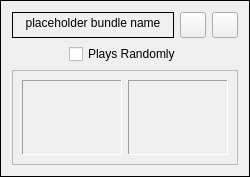
<?xml version="1.0" encoding="UTF-8"?>
<ui version="4.0">
 <class>RootBundleControlWidget</class>
 <widget class="QFrame" name="RootBundleControlWidget">
  <property name="enabled">
   <bool>true</bool>
  </property>
  <property name="geometry">
   <rect>
    <x>0</x>
    <y>0</y>
    <width>250</width>
    <height>177</height>
   </rect>
  </property>
  <property name="sizePolicy">
   <sizepolicy hsizetype="MinimumExpanding" vsizetype="Minimum">
    <horstretch>0</horstretch>
    <verstretch>0</verstretch>
   </sizepolicy>
  </property>
  <property name="contextMenuPolicy">
   <enum>Qt::ContextMenuPolicy::DefaultContextMenu</enum>
  </property>
  <property name="acceptDrops">
   <bool>false</bool>
  </property>
  <property name="windowTitle">
   <string>Form</string>
  </property>
  <property name="layoutDirection">
   <enum>Qt::LayoutDirection::LeftToRight</enum>
  </property>
  <property name="styleSheet">
   <string notr="true"/>
  </property>
  <property name="frameShape">
   <enum>QFrame::Shape::Box</enum>
  </property>
  <layout class="QVBoxLayout" name="verticalLayout_2">
   <item>
    <widget class="QWidget" name="nameAndTopButtons" native="true">
     <property name="sizePolicy">
      <sizepolicy hsizetype="MinimumExpanding" vsizetype="Minimum">
       <horstretch>0</horstretch>
       <verstretch>0</verstretch>
      </sizepolicy>
     </property>
     <layout class="QHBoxLayout" name="horizontalLayout">
      <property name="leftMargin">
       <number>0</number>
      </property>
      <property name="topMargin">
       <number>0</number>
      </property>
      <property name="rightMargin">
       <number>0</number>
      </property>
      <property name="bottomMargin">
       <number>0</number>
      </property>
      <item>
       <widget class="ClickableLabel" name="nameLabel">
        <property name="enabled">
         <bool>true</bool>
        </property>
        <property name="sizePolicy">
         <sizepolicy hsizetype="MinimumExpanding" vsizetype="Minimum">
          <horstretch>0</horstretch>
          <verstretch>0</verstretch>
         </sizepolicy>
        </property>
        <property name="toolTip">
         <string>Rename bundle</string>
        </property>
        <property name="toolTipDuration">
         <number>5</number>
        </property>
        <property name="frameShape">
         <enum>QFrame::Shape::Box</enum>
        </property>
        <property name="frameShadow">
         <enum>QFrame::Shadow::Plain</enum>
        </property>
        <property name="text">
         <string notr="true">placeholder bundle name</string>
        </property>
        <property name="alignment">
         <set>Qt::AlignmentFlag::AlignHCenter|Qt::AlignmentFlag::AlignTop</set>
        </property>
        <property name="wordWrap">
         <bool>true</bool>
        </property>
        <property name="margin">
         <number>5</number>
        </property>
        <property name="textInteractionFlags">
         <set>Qt::TextInteractionFlag::NoTextInteraction</set>
        </property>
       </widget>
      </item>
      <item>
       <widget class="QPushButton" name="hideButton">
        <property name="sizePolicy">
         <sizepolicy hsizetype="Fixed" vsizetype="Fixed">
          <horstretch>0</horstretch>
          <verstretch>0</verstretch>
         </sizepolicy>
        </property>
        <property name="minimumSize">
         <size>
          <width>26</width>
          <height>26</height>
         </size>
        </property>
        <property name="maximumSize">
         <size>
          <width>26</width>
          <height>16777215</height>
         </size>
        </property>
        <property name="toolTip">
         <string>Hide</string>
        </property>
        <property name="icon">
         <iconset theme="QIcon::ThemeIcon::ListRemove"/>
        </property>
        <property name="checkable">
         <bool>false</bool>
        </property>
       </widget>
      </item>
      <item>
       <widget class="QPushButton" name="deleteRootBundleButton">
        <property name="sizePolicy">
         <sizepolicy hsizetype="Fixed" vsizetype="Fixed">
          <horstretch>0</horstretch>
          <verstretch>0</verstretch>
         </sizepolicy>
        </property>
        <property name="minimumSize">
         <size>
          <width>26</width>
          <height>26</height>
         </size>
        </property>
        <property name="maximumSize">
         <size>
          <width>26</width>
          <height>16777215</height>
         </size>
        </property>
        <property name="toolTip">
         <string>Delete bundle</string>
        </property>
        <property name="icon">
         <iconset theme="QIcon::ThemeIcon::EditDelete"/>
        </property>
       </widget>
      </item>
     </layout>
    </widget>
   </item>
   <item>
    <widget class="QWidget" name="randomPlayCheckBoxWidget" native="true">
     <property name="sizePolicy">
      <sizepolicy hsizetype="Minimum" vsizetype="Minimum">
       <horstretch>0</horstretch>
       <verstretch>0</verstretch>
      </sizepolicy>
     </property>
     <layout class="QHBoxLayout" name="horizontalLayout_3">
      <property name="topMargin">
       <number>0</number>
      </property>
      <property name="bottomMargin">
       <number>0</number>
      </property>
      <item>
       <widget class="QCheckBox" name="randomPlayCheckBox">
        <property name="sizePolicy">
         <sizepolicy hsizetype="Maximum" vsizetype="Minimum">
          <horstretch>0</horstretch>
          <verstretch>0</verstretch>
         </sizepolicy>
        </property>
        <property name="text">
         <string>Plays Randomly</string>
        </property>
       </widget>
      </item>
     </layout>
    </widget>
   </item>
   <item>
    <widget class="QFrame" name="entryHotkeyFrame">
     <property name="sizePolicy">
      <sizepolicy hsizetype="Expanding" vsizetype="Expanding">
       <horstretch>0</horstretch>
       <verstretch>0</verstretch>
      </sizepolicy>
     </property>
     <property name="frameShape">
      <enum>QFrame::Shape::StyledPanel</enum>
     </property>
     <property name="frameShadow">
      <enum>QFrame::Shadow::Raised</enum>
     </property>
     <layout class="QHBoxLayout" name="horizontalLayout_2">
      <item>
       <widget class="RootBundleFrame" name="rootBundleFrame">
        <property name="sizePolicy">
         <sizepolicy hsizetype="MinimumExpanding" vsizetype="Minimum">
          <horstretch>0</horstretch>
          <verstretch>0</verstretch>
         </sizepolicy>
        </property>
        <property name="minimumSize">
         <size>
          <width>60</width>
          <height>60</height>
         </size>
        </property>
        <property name="acceptDrops">
         <bool>true</bool>
        </property>
        <property name="frameShape">
         <enum>QFrame::Shape::Panel</enum>
        </property>
        <property name="frameShadow">
         <enum>QFrame::Shadow::Sunken</enum>
        </property>
       </widget>
      </item>
      <item>
       <widget class="QFrame" name="hotkeyFrame">
        <property name="sizePolicy">
         <sizepolicy hsizetype="MinimumExpanding" vsizetype="Minimum">
          <horstretch>0</horstretch>
          <verstretch>0</verstretch>
         </sizepolicy>
        </property>
        <property name="minimumSize">
         <size>
          <width>60</width>
          <height>60</height>
         </size>
        </property>
        <property name="frameShape">
         <enum>QFrame::Shape::Panel</enum>
        </property>
        <property name="frameShadow">
         <enum>QFrame::Shadow::Sunken</enum>
        </property>
       </widget>
      </item>
     </layout>
    </widget>
   </item>
  </layout>
 </widget>
 <customwidgets>
  <customwidget>
   <class>ClickableLabel</class>
   <extends>QLabel</extends>
   <header>ui/clickablelabel.h</header>
  </customwidget>
  <customwidget>
   <class>RootBundleFrame</class>
   <extends>QFrame</extends>
   <header>ui/rootbundleframe.h</header>
   <container>1</container>
  </customwidget>
 </customwidgets>
 <tabstops>
  <tabstop>hideButton</tabstop>
  <tabstop>deleteRootBundleButton</tabstop>
 </tabstops>
 <resources/>
 <connections/>
</ui>
